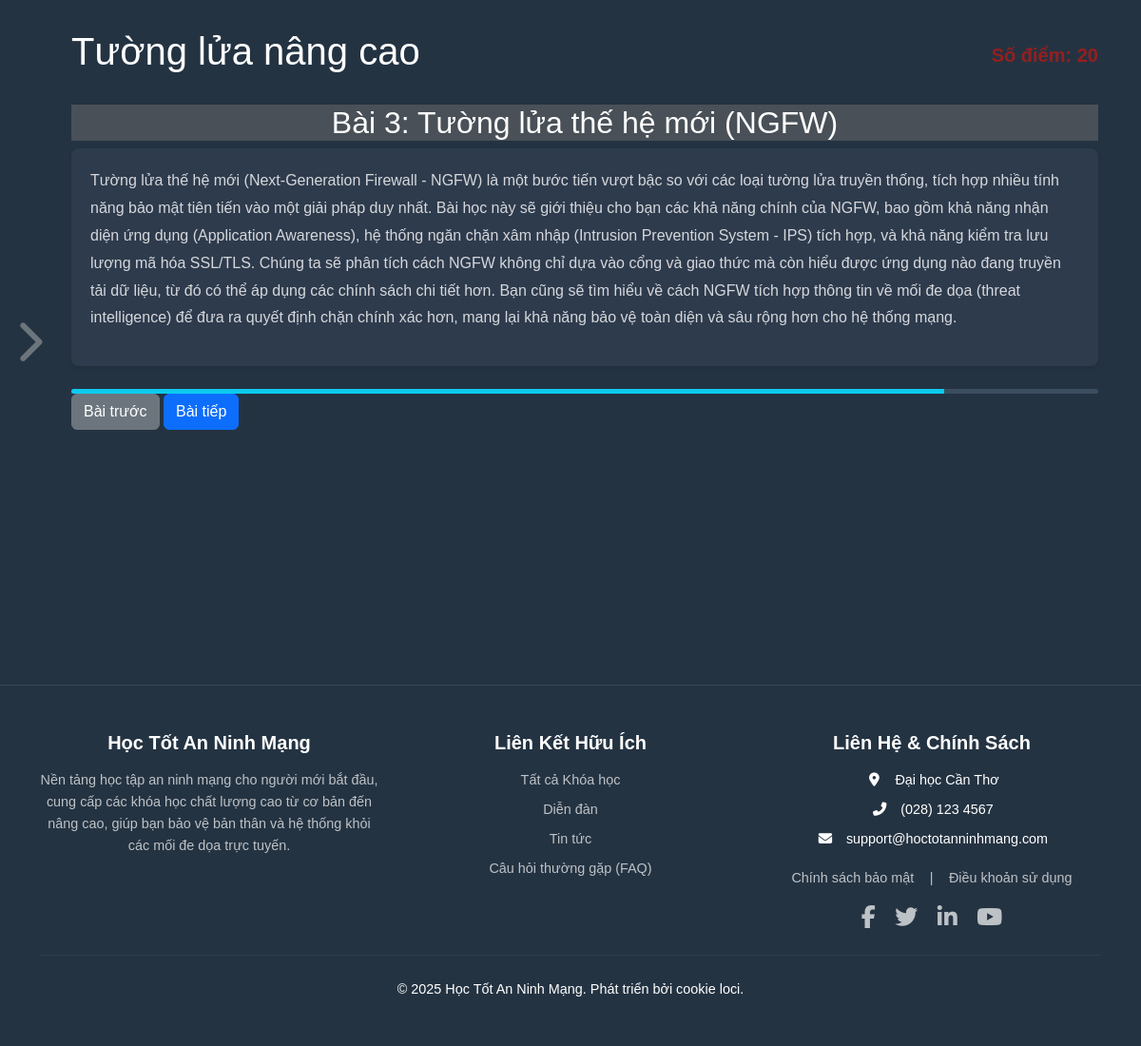
Screenshot of /courses.php?kh_id=1&bh_thutu=3 (signed in) with the database file from the repository.
### tables this page shows
CREATE TABLE KHOA_HOC (
	kh_id INT PRIMARY KEY AUTO_INCREMENT, 
	kh_name VARCHAR(255) NOT NULL,        
	kh_soluong_baihoc INT,                
	kh_dokho VARCHAR(50),                 
	kh_url VARCHAR(255),                  
	kh_mota TEXT,
	hkh_id INT,
	FOREIGN KEY (hkh_id) REFERENCES hinh_khoa_hoc(hkh_id)  	                   
);

CREATE TABLE BAI_HOC (
	bh_id INT PRIMARY KEY AUTO_INCREMENT,   
	kh_id INT NOT NULL,                     
	bh_tieude VARCHAR(255) NOT NULL,        
	bh_noidung TEXT,                        
	bh_thutu INT,                           
	bh_ngay_tao DATETIME DEFAULT CURRENT_TIMESTAMP, 
	bh_cap_nhat DATETIME DEFAULT CURRENT_TIMESTAMP ON UPDATE CURRENT_TIMESTAMP, 
	bh_diem INT,                            
	FOREIGN KEY (kh_id) REFERENCES KHOA_HOC(kh_id) 
);

### courses.php (the view, shortened to what this page needs)
<?php
    include_once __DIR__ . "/dbconnect.php";
    $current_kh_id = isset($_GET['kh_id']) ? (int)$_GET['kh_id'] : 0;
    $arr_bai_hoc_trong_khoa = [];
    if ($current_kh_id > 0) {
        $stmt_bh = $conn->prepare("SELECT bh_id, bh_tieude, bh_thutu, bh_noidung, bh_diem FROM bai_hoc WHERE kh_id = ? ORDER BY bh_thutu ASC;");
        if ($stmt_bh) {
            $stmt_bh->bind_param("i", $current_kh_id);
            $stmt_bh->execute();
            $result_bh = $stmt_bh->get_result();
            while ($row_bh = $result_bh->fetch_assoc()) {
                $arr_bai_hoc_trong_khoa[] = $row_bh;
            }
        } else {
            error_log("lỗi truy vấn: .$conn->error . $conn->error");
        }
    }
    $current_bh_thutu_from_url = isset($_GET['bh_thutu']) ? (int)$_GET['bh_thutu'] : null;
    $current_bh_data = null;
    if ($current_bh_thutu_from_url === null && !empty($arr_bai_hoc_trong_khoa)) {
        $current_bh_data = $arr_bai_hoc_trong_khoa[0];
    } else {
        foreach ($arr_bai_hoc_trong_khoa as $bh_item) {
            if ($bh_item['bh_thutu'] == $current_bh_thutu_from_url) {
                $current_bh_data = $bh_item;
                break;
            }
            if ($current_bh_data === null && !empty($arr_bai_hoc_trong_khoa)) {
                $current_bh_data = $arr_bai_hoc_trong_khoa[0];
            }
        }
    }
    $current_khoa_hoc_name = "Tên Khóa Học Không Xác Định";
    if ($current_kh_id > 0) {
        $stmt_kh = $conn->prepare("SELECT kh_name FROM khoa_hoc WHERE kh_id = ?;");
        if ($stmt_kh) {
            $stmt_kh->bind_param("i", $current_kh_id);
            $stmt_kh->execute();
            $stmt_kh->bind_result($kh_name);
            if ($stmt_kh->fetch()) {
                $current_khoa_hoc_name = htmlspecialchars($kh_name);
            }
        }
    }
?>
<!DOCTYPE html>
<html lang="vi">
<head>
    <?php include_once __DIR__ . '/includes/style.php'; ?>
</head>
<body>
    <main class="course-detail-main d-flex" style="background-color: var(--primary-bg-color); min-height: calc(100vh - 80px);">
        <button class="sidebar-toggle" id="sidebarToggleBtn">
            <i class="fas fa-chevron-right toggle-icon"></i>
        </button>
        <aside id="courseSidebar" class="course-sidebar collapsed">
                    <?php foreach($arr_bai_hoc_trong_khoa as $bh): ?>
                        <?php
                            $is_active = ($current_bh_data && $bh['bh_thutu'] == $current_bh_data['bh_thutu']) ? 'active' : '';
                        ?>
                    <?php endforeach; ?>
        </aside>
        <section class="course-content flex-grow-1 p-4 container">
            <div class="d-flex justify-content-between align-items-center mb-4">
                <h1 class="text-white <?= $is_active ?>"> <?= $current_khoa_hoc_name ?></h1>
                <span class=" diem-bai-hoc">Số điểm: <?= htmlspecialchars($current_bh_data['bh_diem']) ?></span>
            </div>
            <div class="ten-bai-hoc" style="background-color: var(--link-hover-color);">
                <h2 class="text-white <?= $is_active ?> text-center"> <?= $current_bh_data['bh_tieude'] ?></h2>
            </div>
            <div class="course-text-block mb-4">
                <p class="<?= $is_active ?>"><?= htmlspecialchars($current_bh_data['bh_noidung'])?></p>
            </div>
            <div class="progress mt-auto" style="height: 5px;">
                <div class="progress-bar bg-info" role="progressbar" style="width: 85%;" aria-valuenow="85" aria-valuemin="0" aria-valuemax="100"></div>
            </div>
            <?php
                $current_bh_index = -1;
                foreach ($arr_bai_hoc_trong_khoa as $index => $bh_item) {
                    if ($bh_item['bh_thutu'] == $current_bh_data['bh_thutu']) {
                        $current_bh_index = $index;
                        break;
                    }
                }
                $prev_bh_thutu = null;
                if ($current_bh_index > 0) {
                    $prev_bh_thutu = $arr_bai_hoc_trong_khoa[$current_bh_index - 1]['bh_thutu'];
                }
                $next_bh_thutu = null;
                if ($current_bh_index < count($arr_bai_hoc_trong_khoa) - 1) {
                    $next_bh_thutu = $arr_bai_hoc_trong_khoa[$current_bh_index + 1]['bh_thutu'];
                }
            ?>
            <div class="lesson-navigation">
                <?php if ($prev_bh_thutu !== null): ?>
                    <a href="courses.php?kh_id=<?= htmlspecialchars($current_kh_id) ?>&bh_thutu=<?= htmlspecialchars($prev_bh_thutu) ?>" class="btn btn-secondary">Bài trước</a>
                <?php endif; ?>
                <?php if ($next_bh_thutu !== null): ?>
                    <a href="courses.php?kh_id=<?= htmlspecialchars($current_kh_id) ?>&bh_thutu=<?= htmlspecialchars($next_bh_thutu) ?>" class="btn btn-primary">Bài tiếp</a>
                <?php endif; ?>
            </div>
        </section>
    </main>
    <?php include_once __DIR__ . "/includes/footer.php"; ?>
</body>
</html>

### assets/css/app.css (style rules this page uses)
:root { --primary-bg-color: #2c3e50; --secondary-bg-color: #f8f9fa; --text-color-light: #ffffff; --text-color-dark: #343a40; --btn-primary-bg: #007bff; --btn-primary-hover-bg: #476481; --thirth-bg-color: #243342; --fourth-bg-color: #4273a4; }
body { font-family: 'Arial', sans-serif; line-height: 1.6; background-color: var(--primary-bg-color); color: var(--text-color-dark); }
html, body { height: 100%; }
body { display: flex; flex-direction: column; }
main { flex-grow: 1; }
.course-detail-main { display: flex; min-height: calc(100vh - 80px); position: relative; }
.course-sidebar { background-color: #243342; width: 30%; flex-shrink: 0; transition: width 0.3s ease, transform 0.3s ease; overflow-x: hidden; display: flex; flex-direction: column; padding-top: 20px; padding-bottom: 20px; }
.course-sidebar.collapsed { width: 30px; padding-left: 0; padding-right: 0; }
.sidebar-toggle { position: absolute; top: 50%; left: 30px; transform: translate(-50%, -50%); background-color: var(--thirth-bg-color); border: none; border-radius: 25%; width: 35px; height: 100px; display: flex; align-items: center; justify-content: center; cursor: pointer; z-index: 10; transition: background-color 0.2s ease, transform 0.3s ease, left 0.3s ease; color: var(--text-color-light); }
.sidebar-toggle .toggle-icon { transition: transform 0.3s ease; font-size: 2.9rem; color: #6c757d; transition: color 0.2s ease, transform 0.3s ease; }
.course-content { background-color: var(--primary-bg-color); color: var(--text-color-light); overflow-y: auto; padding: 30px !important; }
.course-content h2, .course-content h3 { color: var(--text-color-light); }
.course-text-block { background-color: #2e3b4d; padding: 20px; border-radius: 8px; margin-bottom: 20px; box-shadow: 0 2px 5px rgba(0,0,0,0.1); }
.course-text-block p { color: rgba(255, 255, 255, 0.8); line-height: 1.8; }
.progress { background-color: #3b4e60; border-radius: 5px; }
.progress-bar { background-color: var(--fourth-bg-color) }
.diem-bai-hoc { font-size: 20px; color: #951f1f; font-weight: bolder ; }
:root { --primary-bg-color: #243342; --card-bg-color: #e0e0e0; --input-bg-color: #f8f9fa; --input-bg-color-focus: #ffffff; --border-color: #ced4da; --primary-color: #007bff; --text-color-dark: #343a40; --placeholder-color: #6c757d; --link-color: #6c757d; --link-hover-color: #495057; }

### rows the page displays
khoa_hoc: kh_name "Tường lửa nâng cao"
bai_hoc: bh_tieude "Bài 3: Tường lửa thế hệ mới (NGFW)", bh_noidung "Tường lửa thế hệ mới (Next-Generation Firewall - NGFW) là một bước tiến vượt bậc so với các loại tường lửa truyền thống, tích hợp nhiều tính năng bảo mật tiên tiến vào một giải pháp duy nhất. Bài học này sẽ giới thiệu cho bạn các khả năng chính của NGFW, bao gồm khả năng nhận diện ứng dụng (Application Awareness), hệ thống ngăn chặn xâm nhập (Intrusion Prevention System - IPS) tích hợp, và khả năng kiểm tra lưu lượng mã hóa SSL/TLS. Chúng ta sẽ phân tích cách NGFW không chỉ dựa vào cổng và giao thức mà còn hiểu được ứng dụng nào đang truyền tải dữ liệu, từ đó có thể áp dụng các chính sách chi tiết hơn. Bạn cũng sẽ tìm hiểu về cách NGFW tích hợp thông tin về mối đe dọa (threat intelligence)…"
